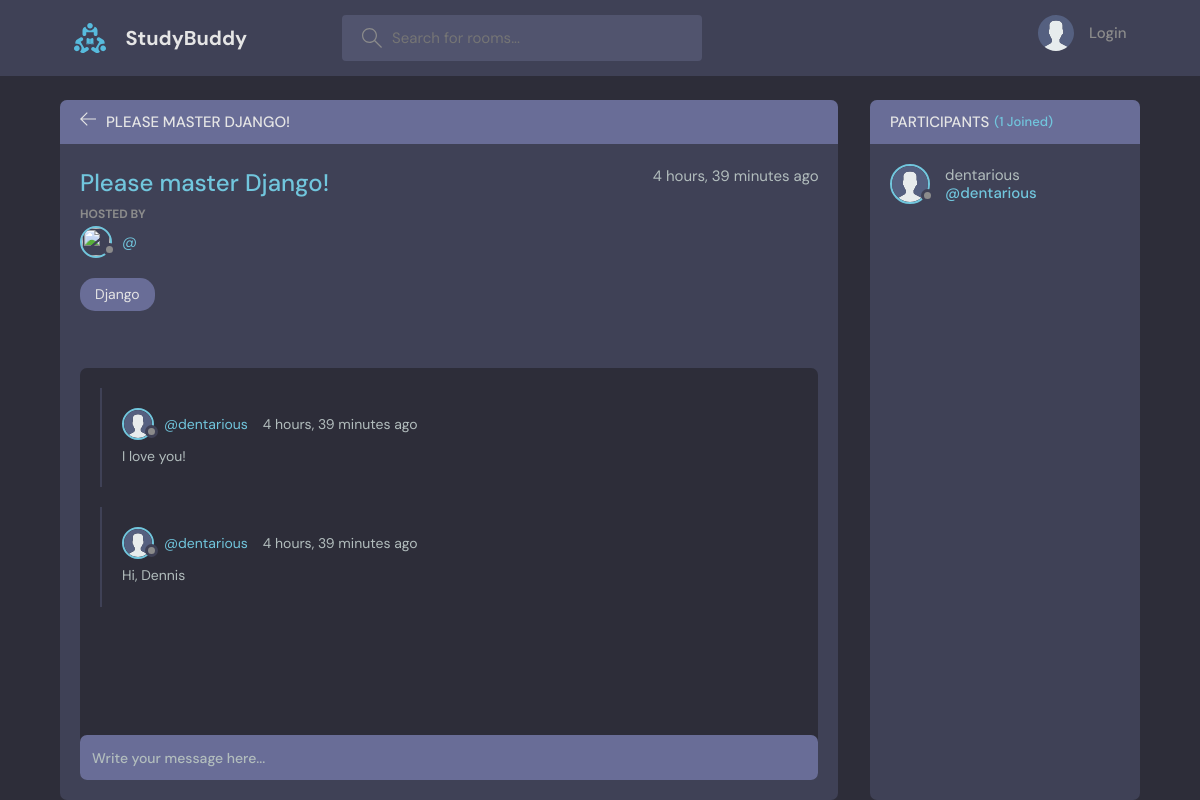
Page /room/2 on the earlier database version.
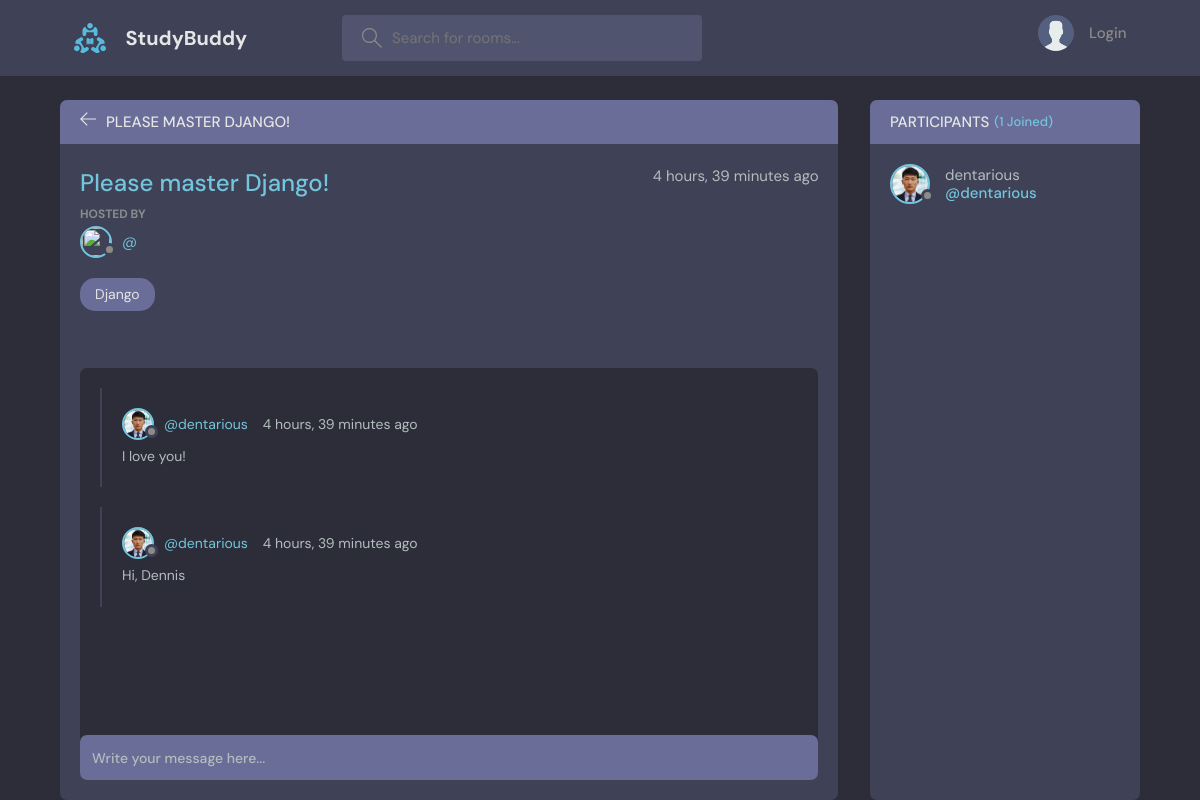
Same page on the later database version.
### base/models.py (models this page shows, shortened)
class Message(models.Model):
    user = models.ForeignKey(User, on_delete=models.CASCADE)
    room = models.ForeignKey(Room, on_delete=models.CASCADE)
    body = models.TextField()
    updated = models.DateTimeField(auto_now=True)
    created = models.DateTimeField(auto_now_add=True)
    class Meta:
        ordering = ['-updated', '-created']

class User(AbstractUser):
    name = models.CharField(max_length=200, null=True)
    email = models.EmailField(unique=True, null=True)
    bio = models.TextField(null=True)
    avatar = models.ImageField(null=True, default="avatar.svg")
    USERNAME_FIELD = 'email'
    REQUIRED_FIELDS = []

### base/views.py (the view, shortened to what this page needs)
# urls.py: path('room/<str:pk>', views.room, name='room'),
def room(request, pk):
    room = Room.objects.get(id=pk)
    room_messages = room.message_set.all()
    participants = room.participants.all()
    context = {'room': room, 'room_messages': room_messages,
               'participants': participants}
    return render(request, 'base/room.html', context)

### base/templates/base/room.html (shortened to what this page needs)
{% extends 'main.html' %} {% block content %}
<main class="profile-page layout layout--2">
  <div class="container">
    <div class="room">
      <div class="room__top">
        <div class="room__topLeft">
          <a href="{% url 'home' %}">
            <svg
              version="1.1"
              xmlns="http://www.w3.org/2000/svg"
              width="32"
              height="32"
              viewBox="0 0 32 32"
            >
              <title>arrow-left</title>
              <path
                d="M13.723 2.286l-13.723 13.714 13.719 13.714 1.616-1.611-10.96-10.96h27.625v-2.286h-27.625l10.965-10.965-1.616-1.607z"
              ></path>
            </svg>
          </a>
          <h3>{{room.name}}</h3>
        </div>
      </div>
      <div class="room__box scroll">
        <div class="room__header scroll">
          <div class="room__info">
            <h3>{{room.name}}</h3>
            <span>{{room.created|timesince}} ago</span>
          </div>
          <div class="room__hosted">
            <p>Hosted By</p>
            <a href="{% url 'user-profile' user.id %}" class="room__author">
              <div class="avatar avatar--small">
                <img src="{{user.avatar.url}}" />
              </div>
              <span>@{{user.username}}</span>
            </a>
          </div>
          <span class="room__topics">{{room.topic.name}}</span>
        </div>
        <div class="room__conversation">
          <div class="threads scroll">
            {% for message in room_messages %}
            <div class="thread">
              <div class="thread__top">
                <div class="thread__author">
                  <a href="{% url 'user-profile' message.user.id %}" class="thread__authorInfo">
                    <div class="avatar avatar--small">
                      <img
                        src="{{message.user.avatar.url}}"
                      />
                    </div>
                    <span>@{{message.user.username}}</span>
                  </a>
                  <span class="thread__date">{{message.created|timesince}} ago</span>
                </div>
              </div>
              <div class="thread__details">
                {{message.body}}
              </div>
            </div>
            {% endfor %}
          </div>
        </div>
      </div>
      <div class="room__message">
        <form action="" method="POST">
          <input name="body" placeholder="Write your message here..." />
        </form>
      </div>
    </div>
    <div class="participants">
      <h3 class="participants__top">Participants <span>({{participants.count}} Joined)</span></h3>
      <div class="participants__list scroll">
        {% for user in participants %}
        <a href="{% url 'user-profile' user.id %}" class="participant">
          <div class="avatar avatar--medium">
            <img src="{{user.avatar.url}}" />
          </div>
          <p>
            {{user.username}}
            <span>@{{user.username}}</span>
          </p>
        </a>
        {% endfor %}
      </div>
    </div>
  </div>
</main>
{% endblock content %}

Differences in the rows shown:
changed through a linked row, Message "I love you!": user.avatar: picture added in place of a placeholder
changed through a linked row, Message "Hi, Dennis": user.avatar: picture added in place of a placeholder
changed User "dentarious": avatar: picture added in place of a placeholder
